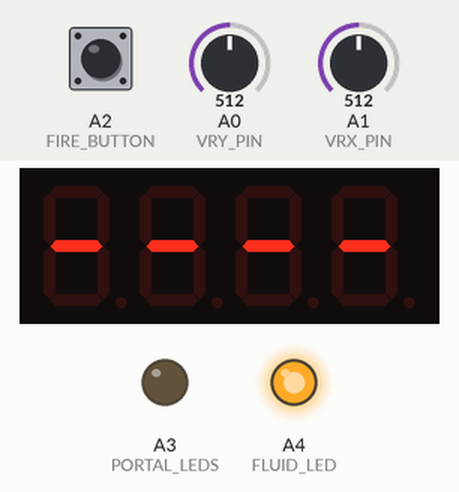
Recording of a sketch running on a simulated Arduino Uno, built with avr-gcc and run on an emulated ATmega328P. Shown: 4-digit seven-segment display, output pins drawn as LEDs (lit = HIGH). Inputs (shaded band) come from the test bench; at power-on: A1 (VRX_PIN) = 512, A0 (VRY_PIN) = 512, A2 (FIRE_BUTTON) HIGH. Random numbers use the default seed unless the sketch sets one.

Above: at 1.2 s.
1.3 s: A1 (VRX_PIN) set to 410
2.8 s: A1 (VRX_PIN) set to 382
At 3.16 s:
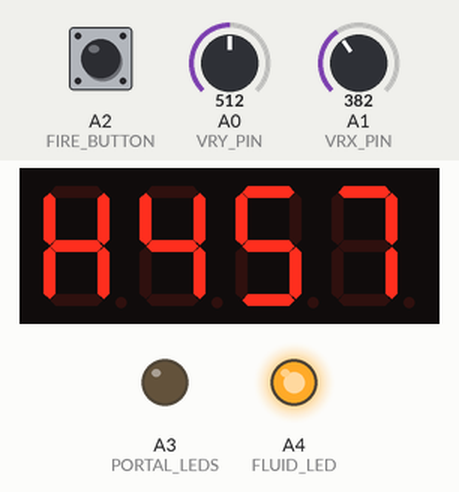
5.3 s: A0 (VRY_PIN) set to 361
7.0 s: A0 (VRY_PIN) set to 339
At 7.56 s:
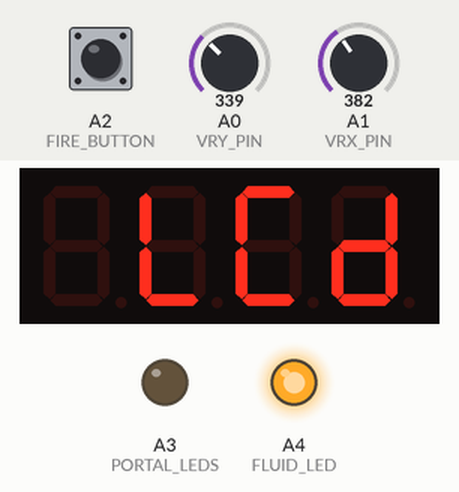
9.2 s: A0 (VRY_PIN) set to 860
At 10.0 s:
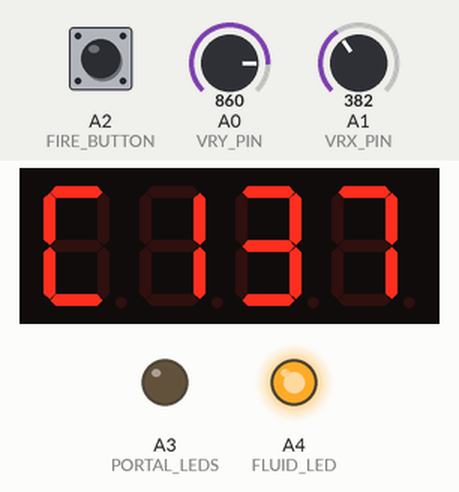
10.8 s: A2 (FIRE_BUTTON) pulled LOW for 0.15 s
At 11.9 s:
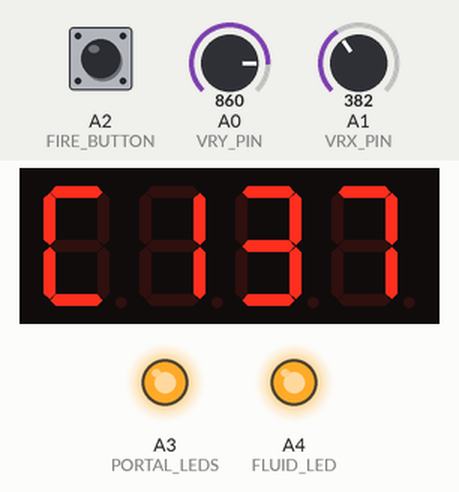
Timing chart, 0 to 17.3 s (numbered marks = the images above; inputs shaded):
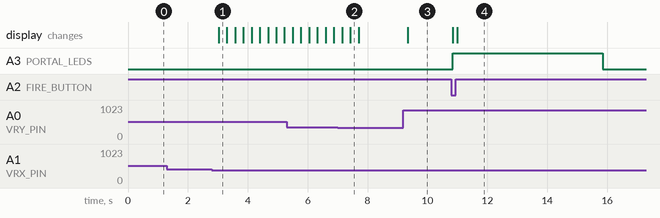

The sketch:

main.ino
```cpp
#include "SevSeg.h"
#include "ezButton.h"

#define VRX_PIN A1
#define VRY_PIN A0
#define FIRE_BUTTON A2
#define PORTAL_LEDS A3
#define FLUID_LED A4

#define LEFT_THRESHOLD 400
#define RIGHT_THRESHOLD 800
#define UP_THRESHOLD 350
#define DOWN_THRESHOLD 850

#define COMMAND_NO 0x00
#define COMMAND_LEFT 0x01
#define COMMAND_RIGHT 0x02
#define COMMAND_UP 0x04
#define COMMAND_DOWN 0x08

#define REBOOT_DELETE 15

SevSeg sevseg;
ezButton fb(FIRE_BUTTON);

bool fbState = false;
int xValue = 0;
int yValue = 0;

unsigned long PORTAL_INTERVAL = 5 * 1000;
unsigned long PORTAL_PREV_MILLIS = 0;

unsigned long SELECTOR_INTERVAL = 275;
unsigned long SELECTOR_PREV_MILLIS = 0;

unsigned long ANIMATION_INTERVAL = 250;
unsigned long ANIMATION_PREV_MILLIS = 0;

int UNLOCK_CODE = 0;
bool ARMED = false;

int command = COMMAND_NO;

int UNIVERSE_INDEX = -1;
int PREV_UNIVERSE_INDEX = -1;
int CURR_UNIVERSE_INDEX = 0;

const int UNIVERSE_LEN = 11;
char* UNIVERSE[UNIVERSE_LEN] = { "C137", "35-C", "D-99", "304X", "C131", "C141", "C198", "C229", "C290", "C773", "H457" };

/* Animation Data - HGFEDCBA Map */
const uint8_t ANIMATION[57][4] = {
  { 0x00, 0x00, 0x00, 0x00 },  // Frame 0
  { 0x6d, 0x79, 0x38, 0x71 },  // Frame 1
  { 0x79, 0x38, 0x71, 0x00 },  // Frame 2
  { 0x38, 0x71, 0x00, 0x5e },  // Frame 3
  { 0x71, 0x00, 0x5e, 0x79 },  // Frame 4
  { 0x00, 0x5e, 0x79, 0x6d },  // Frame 5
  { 0x5e, 0x79, 0x6d, 0x31 },  // Frame 6
  { 0x79, 0x6d, 0x31, 0x50 },  // Frame 7
  { 0x6d, 0x31, 0x50, 0x3e },  // Frame 8
  { 0x31, 0x50, 0x3e, 0x39 },  // Frame 9
  { 0x50, 0x3e, 0x39, 0x31 },  // Frame 10
  { 0x3e, 0x39, 0x31, 0x00 },  // Frame 11
  { 0x39, 0x31, 0x00, 0x00 },  // Frame 12
  { 0x31, 0x00, 0x00, 0x00 },  // Frame 13
  { 0x00, 0x00, 0x00, 0x00 },  // Frame 14
  { 0x00, 0x00, 0x00, 0x00 },  // Frame 15
  { 0x80, 0x00, 0x00, 0x00 },  // Frame 16
  { 0x80, 0x80, 0x00, 0x00 },  // Frame 17
  { 0x80, 0x80, 0x80, 0x00 },  // Frame 18
  { 0x80, 0x80, 0x80, 0x80 },  // Frame 19
  { 0x00, 0x00, 0x00, 0x00 },  // Frame 20
  { 0x80, 0x00, 0x00, 0x00 },  // Frame 21
  { 0x80, 0x80, 0x00, 0x00 },  // Frame 22
  { 0x80, 0x80, 0x80, 0x00 },  // Frame 23
  { 0x80, 0x80, 0x80, 0x80 },  // Frame 24
  { 0x00, 0x00, 0x00, 0x00 },  // Frame 25
  { 0x08, 0x00, 0x00, 0x00 },  // Frame 26
  { 0x18, 0x00, 0x00, 0x00 },  // Frame 27
  { 0x5c, 0x00, 0x00, 0x00 },  // Frame 28
  { 0xff, 0x10, 0x00, 0x00 },  // Frame 29
  { 0xff, 0xff, 0x00, 0x00 },  // Frame 30
  { 0xff, 0xff, 0xff, 0x18 },  // Frame 31
  { 0xff, 0xff, 0xff, 0xff },  // Frame 32
  { 0xd2, 0xe4, 0xd2, 0xe4 },  // Frame 33
  { 0xd4, 0xd4, 0xd4, 0xd4 },  // Frame 34
  { 0x62, 0x54, 0x62, 0x54 },  // Frame 35
  { 0x76, 0x76, 0x76, 0x76 },  // Frame 36
  { 0x7f, 0x7f, 0x7f, 0x7f },  // Frame 37
  { 0xff, 0xff, 0xff, 0xff },  // Frame 38
  { 0x80, 0x80, 0x80, 0x80 },  // Frame 39
  { 0x08, 0x08, 0x08, 0x08 },  // Frame 40
  { 0x00, 0x08, 0x08, 0x0c },  // Frame 41
  { 0x00, 0x00, 0x08, 0x0e },  // Frame 42
  { 0x00, 0x00, 0x00, 0x0f },  // Frame 43
  { 0x00, 0x00, 0x01, 0x07 },  // Frame 44
  { 0x00, 0x01, 0x01, 0x03 },  // Frame 45
  { 0x01, 0x01, 0x01, 0x01 },  // Frame 46
  { 0x21, 0x01, 0x01, 0x00 },  // Frame 47
  { 0x31, 0x01, 0x00, 0x00 },  // Frame 48
  { 0x39, 0x00, 0x00, 0x00 },  // Frame 49
  { 0x38, 0x00, 0x00, 0x00 },  // Frame 50
  { 0x18, 0x00, 0x00, 0x00 },  // Frame 51
  { 0x08, 0x00, 0x00, 0x00 },  // Frame 52
  { 0x00, 0x00, 0x00, 0x00 },  // Frame 53
  { 0xff, 0xff, 0xff, 0xff },  // Frame 54
  { 0x00, 0x00, 0x00, 0x00 },  // Frame 55
  { 0xff, 0xff, 0xff, 0xff }   // Frame 56
};

void (*resetFunc)(void) = 0;

void display(char* text) {
  sevseg.setChars(text);
  sevseg.refreshDisplay();
}

void destruct() {
  int duration = sizeof(ANIMATION) / sizeof(ANIMATION[0]) + random(5, 21);

  for (int i = 0; i < duration;) {
    sevseg.refreshDisplay();
    if ((unsigned long)(millis() - ANIMATION_PREV_MILLIS) >= ANIMATION_INTERVAL) {
      ANIMATION_PREV_MILLIS = millis();
      sevseg.setSegments(ANIMATION[i]);
      i++;
    }
  }
  sevseg.blank();
  digitalWrite(FLUID_LED, LOW);
  delay(REBOOT_DELETE * 1000);
  resetFunc();
}

void run() {

  if (UNLOCK_CODE == -10 && UNIVERSE_INDEX == 2) {
    UNIVERSE_INDEX = -50;
  }

  if (UNLOCK_CODE == -2) {
    UNIVERSE_INDEX = -10;
  }

  switch (UNIVERSE_INDEX) {
    case -100:
      ARMED = false;
      destruct();
      break;
    case -50:
      ARMED = true;
      display("UNLC");
      break;
    case -10:
      ARMED = false;
      display(" LCD");
      break;
    case -1:
      ARMED = false;
      display("----");
      break;
    default:
      if (UNIVERSE_INDEX > UNIVERSE_LEN - 1) {
        ARMED = false;
        display("----");
        UNIVERSE_INDEX = -1;
      } else if (UNIVERSE_INDEX < -1) {
        ARMED = false;
        display("----");
        UNIVERSE_INDEX = UNIVERSE_LEN - 1;
      } else {
        ARMED = true;
        display(UNIVERSE[UNIVERSE_INDEX]);
      }
      break;
  }


  if (fb.isPressed() && ARMED) {
    PORTAL_PREV_MILLIS = millis();
    PREV_UNIVERSE_INDEX = CURR_UNIVERSE_INDEX;
    CURR_UNIVERSE_INDEX = UNIVERSE_INDEX;
    UNLOCK_CODE = 0;
    ARMED = false;
    if (UNIVERSE_INDEX == -50) {
      UNIVERSE_INDEX = -100;
    } else {
      UNIVERSE_INDEX = -1;
      digitalWrite(PORTAL_LEDS, HIGH);
    }
  }

  if ((unsigned long)(millis() - PORTAL_PREV_MILLIS) >= PORTAL_INTERVAL) {
    PORTAL_PREV_MILLIS = millis();
    digitalWrite(PORTAL_LEDS, LOW);
  }
}

void setup() {
  Serial.begin(9600);

  byte numDigits = 4;
  byte digitPins[] = { 2, 3, 4, 5 };
  byte segmentPins[] = { 6, 7, 8, 9, 10, 11, 12, 13 };
  bool resistorsOnSegments = 0;
  // variable above indicates that 4 resistors were placed on the digit pins.
  // set variable to 1 if you want to use 8 resistors on the segment pins.
  sevseg.begin(COMMON_CATHODE, numDigits, digitPins, segmentPins, resistorsOnSegments);
  sevseg.setBrightness(10);

  pinMode(PORTAL_LEDS, OUTPUT);
  pinMode(FLUID_LED, OUTPUT);

  digitalWrite(FLUID_LED, HIGH);
  digitalWrite(PORTAL_LEDS, LOW);

  fb.setDebounceTime(50);
}

void loop() {
  fb.loop();

  fbState = !fb.getState();
  xValue = analogRead(VRX_PIN);
  yValue = analogRead(VRY_PIN);

  command = COMMAND_NO;

  // check left/right commands
  if (xValue < LEFT_THRESHOLD)
    command = command | COMMAND_LEFT;
  else if (xValue > RIGHT_THRESHOLD)
    command = command | COMMAND_RIGHT;

  // check up/down commands
  if (yValue < UP_THRESHOLD)
    command = command | COMMAND_UP;
  else if (yValue > DOWN_THRESHOLD)
    command = command | COMMAND_DOWN;


  if ((unsigned long)(millis() - SELECTOR_PREV_MILLIS) >= SELECTOR_INTERVAL) {
    SELECTOR_PREV_MILLIS = millis();
    if (command & COMMAND_LEFT) {
      // Serial.println("COMMAND LEFT");
      UNIVERSE_INDEX--;
    }

    if (command & COMMAND_RIGHT) {
      // Serial.println("COMMAND RIGHT");
      UNIVERSE_INDEX++;
    }

    if (command & COMMAND_DOWN) {
      // Serial.println("COMMAND UP");
      UNIVERSE_INDEX = CURR_UNIVERSE_INDEX;
      UNLOCK_CODE = 0;
    }

    if (command & COMMAND_UP) {
      // Serial.println("COMMAND DOWN");
      UNIVERSE_INDEX = PREV_UNIVERSE_INDEX;
      UNLOCK_CODE--;
    }
  }

  run();

  // Serial.print(UNIVERSE_INDEX);
  // Serial.print("\t");
  // Serial.println(UNLOCK_CODE);
  // Serial.print(xValue);
  // Serial.print("\t");
  // Serial.println(yValue);
}
```

Measured:
- the behaviour switches between 400 and 399 on A1 (VRX_PIN) (found by bisection; images 0 and 1)
- the behaviour switches between 350 and 349 on A0 (VRY_PIN) (found by bisection; images 1 and 2)
- after the input at 1.3 s, every drawn part: stays the same
- after the input at 2.8 s, the display: changes after 0.23 s (image 1)
- after the input at 9.2 s, the display: changes after 0.15 s (image 3)
- after the input at 10.8 s, A3 (PORTAL_LEDS): LOW → HIGH after 0.05 s, → LOW 5.0 s later; the display: first changes after 0.05 s (image 4 shows a later state)
